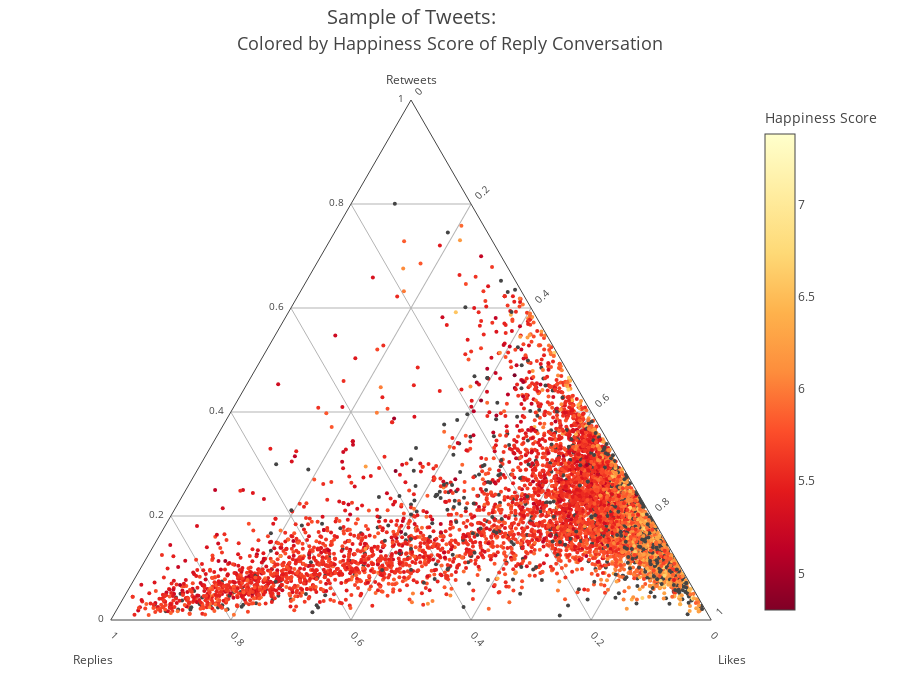

The notebook cell saved with this chart:
### Markdown cell above
# Plotting all tweet ratios with happiness

### Code cell
rawData = list(allhapp_ratios);
def makeAxis(title, tickangle): 
    return {
      'title': title,
      'titlefont': { 'size': 12 },
      'tickangle': tickangle,
      'tickfont': { 'size': 10 },
      'tickcolor': 'rgba(0,0,0,0)',
      'ticklen': 5,
      'showline': True,
      'showgrid': True
    }
data = [{ 
    'type': 'scatterternary',
    'mode': 'markers',
    'a': [i for i in map(lambda x: x['retweets'], rawData)],
    'b': [i for i in map(lambda x: x['replies'], rawData)],
    'c': [i for i in map(lambda x: x['likes'], rawData)],
    'text': [i for i in map(lambda x: x['user']+'<br>happ score = '+str(round(x['happ_score'],3)), rawData)],
    'marker': {
        'color': [i for i in map(lambda x: x['happ_score'], rawData)],
        'cmin':happmax,
        'cmax':happmin,
        'size': 4,
        'colorbar':{'title':'Happiness Score'
                   },
        'colorscale':'YlOrRd',# Viridis Jet YlOrRd
        'showscale':True
    },
    }]
layout = {
    'title':'Colored by Happiness Score of Reply Conversation',
    'titlefont': { 'size': 18 },
    'autosize':False,
    'width':900,
    'height':700,
    'ternary': {
        'sum': 1,
        'aaxis': makeAxis('Retweets', 0),
        'baxis': makeAxis('<br>Replies  ', 45),
        'caxis': makeAxis('<br>  Likes', -45)
    },
    'annotations': [{
      'showarrow': False,
      'text': 'Sample of Tweets:',
        'x': .5,
        'y': 1.19,
        'font': { 'size': 20 }
    }]
}
fig = {'data': data, 'layout': layout}
#py.plotly.image.save_as(fig,'Figs/{}-ratio-happiness.jpeg'.format(screenname))
py.offline.iplot(fig)

# Plotting agin to save fig at higher quality
rawData = list(allhapp_ratios);
def makeAxis(title, tickangle): 
    return {
      'title': title,
      'titlefont': { 'size': 24 },
      'tickangle': tickangle,
      'tickfont': { 'size': 20 },
      'tickcolor': 'rgba(0,0,0,0)',
      'ticklen': 5,
      'showline': True,
      'showgrid': True
    }
data = [{ 
    'type': 'scatterternary',
    'mode': 'markers',
    'a': [i for i in map(lambda x: x['retweets'], rawData)],
    'b': [i for i in map(lambda x: x['replies'], rawData)],
    'c': [i for i in map(lambda x: x['likes'], rawData)],
    'text': [i for i in map(lambda x: x['user']+'<br>happ score = '+str(round(x['happ_score'],3)), rawData)],
    'marker': {
        'color': [i for i in map(lambda x: x['happ_score'], rawData)],
        'cmin':happmax,
        'cmax':happmin,
        'size': 10,
        'colorbar':{'title':'Happiness Score',
                    'titlefont': { 'size': 30 },
                    'tickfont': { 'size': 20 },
                   },
        'colorscale':'YlOrRd',# Viridis Jet YlOrRd
        'showscale':True
    },
    }]
layout = {
    'title':'<br>Colored by Happiness Score of Reply Conversation',
    'titlefont': { 'size': 34 },
    'autosize':False,
    'width':2000,
    'height':1700,
    'ternary': {
        'sum': 1,
        'aaxis': makeAxis('Retweets', 0),
        'baxis': makeAxis('<br>Replies  ', 45),
        'caxis': makeAxis('<br>  Likes', -45)
    },
    'annotations': [{
      'showarrow': False,
      'text': 'Sample of All Tweets:',
        'x': .5,
        'y': 1.07,
        'font': { 'size': 44 }
    }]
}
fig = {'data': data, 'layout': layout}
py.plotly.image.save_as(fig,'Figs/ALL-ratio-happiness.jpeg')

### Figure 1 — Plotly figure (JSON) as saved in the notebook; plotly's stock layout.template omitted (floating-point values rounded to 4 significant figures; data arrays with more than 128 entries replaced by an {"elided": "..."} marker saying what was removed)
{"data": [{"a": {"elided": "7573 int values"}, "b": {"elided": "7573 int values"}, "c": {"elided": "7573 int values"}, "marker": {"cmax": 4.801, "cmin": 7.381, "color": {"elided": "7573 float values"}, "colorbar": {"title": "Happiness Score"}, "colorscale": "YlOrRd", "showscale": true, "size": 4}, "mode": "markers", "text": {"elided": "7573 str values"}, "type": "scatterternary"}], "layout": {"annotations": [{"font": {"size": 20}, "showarrow": false, "text": "Sample of Tweets:", "x": 0.5, "y": 1.19}], "autosize": false, "height": 700, "ternary": {"aaxis": {"showgrid": true, "showline": true, "tickangle": 0, "tickcolor": "rgba(0,0,0,0)", "tickfont": {"size": 10}, "ticklen": 5, "title": "Retweets", "titlefont": {"size": 12}}, "baxis": {"showgrid": true, "showline": true, "tickangle": 45, "tickcolor": "rgba(0,0,0,0)", "tickfont": {"size": 10}, "ticklen": 5, "title": "<br>Replies  ", "titlefont": {"size": 12}}, "caxis": {"showgrid": true, "showline": true, "tickangle": -45, "tickcolor": "rgba(0,0,0,0)", "tickfont": {"size": 10}, "ticklen": 5, "title": "<br>  Likes", "titlefont": {"size": 12}}, "sum": 1}, "title": "Colored by Happiness Score of Reply Conversation", "titlefont": {"size": 18}, "width": 900}}
